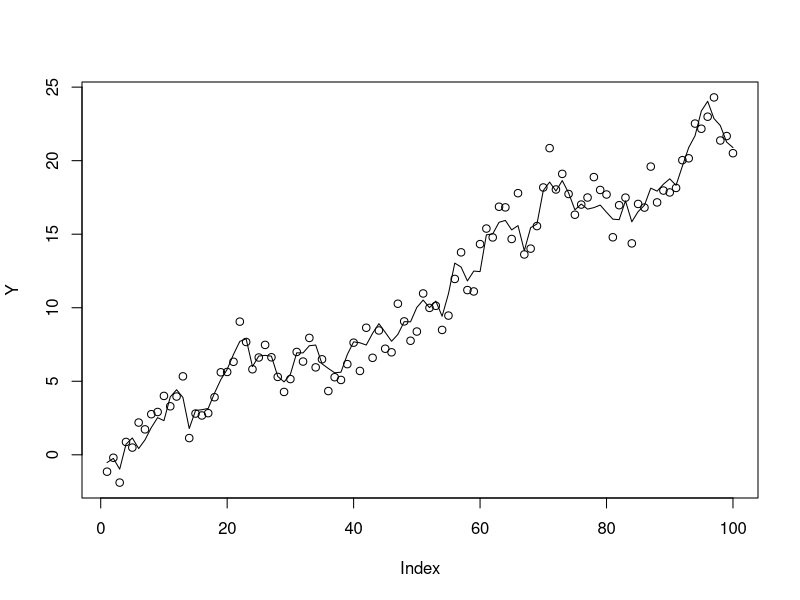
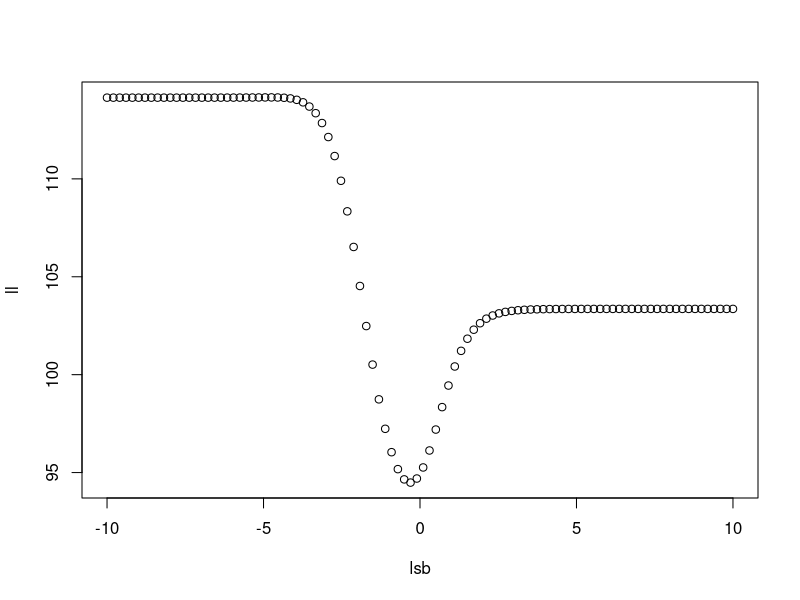
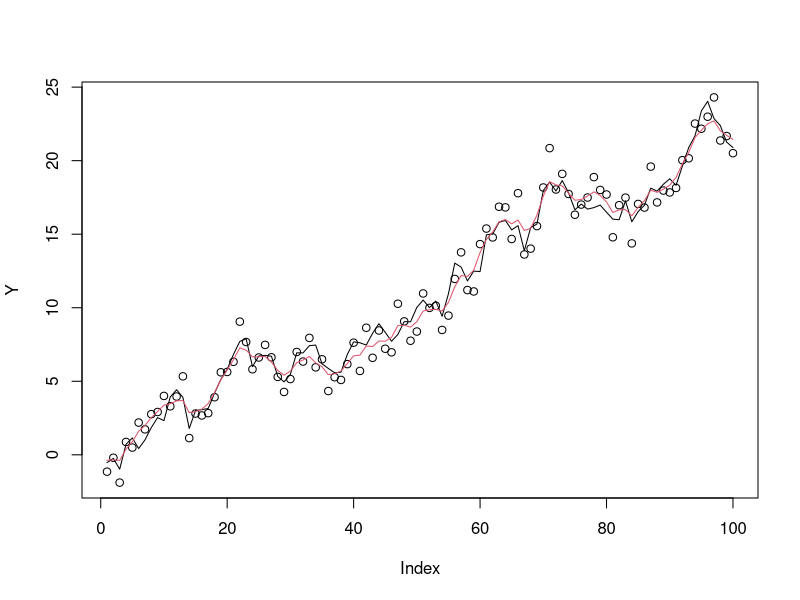

Reproduce these figures in R, in order.
## ---- chunk 1
set.seed(1)
n = 100
p = 100
s = 1
sb = 1
mu= .1

X = matrix(0,nrow=n,ncol=n)
for(i in 1:n){
  X[i:n,i] = 1 #1:(n-i+1)
}
btrue = mu+rnorm(n,sd=sb*s)
#X = scale(X)
#t(t(X)/sqrt(colSums(X^2)))

Y = X %*% btrue + rnorm(n)
plot(Y)
lines(X %*% btrue)

#X = matrix(rnorm(n*p),nrow=n,ncol=p)

X.svd = svd(X)

# fit the model X_j \sim  N(mu z_j,s^2(sb^2+shat^2_j))
# estimate sb (from which mle's of mu and s2 are easy)
# it is like ebnm with N(0,s^2 sb^2) prior and s^2 shat^2_j error
# but with s^2 unknown
# x is vector of observations
# shat is vector of corresponding standard errors (up to constant s)

# this is negative log-likelihood evaluated at mle for s,mu
# z is V't
# par is (log(sb),mu) which are both scalars

compute_w_mu_s2 = function(sb,x,shat,z){
  w = 1/(sb^2 + shat^2) # inverse variance weights
  mu = sum(w*z*x)/sum(z^2*w) # this is mle of mu
  s2 = mean(w*(x-mu*z)^2) #this is the mle of s2
  return(list(w=w,mu=mu,s2=s2))
}

neg_loglik = function(par,x,shat,z){
    sb= exp(par[1])
    aux = compute_w_mu_s2(sb,x,shat,z)
    var_x = aux$s2/aux$w
    return(0.5 *(sum(log(aux$s2/aux$w) + aux$w*(x-aux$mu*z)^2/aux$s2)))
}


TT = (t(X.svd$u) %*% Y)/X.svd$d # what i called T above
z = colSums(X.svd$v)
shat = 1/X.svd$d
lsb = seq(-10,10,length=100)
ll = rep(0,100)
for(i in 1:length(lsb)){
  ll[i] = neg_loglik(lsb[i],TT,shat,z)
}
plot(lsb,ll)

optim(par=0,fn=neg_loglik,x=TT,shat=shat,z=z)
optim(par=0,fn=neg_loglik,x=TT,shat=shat,z=z,method="Brent",lower=-5,upper=5)


# # this is wrong.. it is partial derivative with respect to sb, keeping s fixed
# # need to compute derivative properly.... 
# neg_loglik_grad = function(sb,x,xhat){
#   var_x_over_s = sb^2 + shat^2
#   s2 = mean(x^2/var_x_over_s) #this is the mle
#   var_x = s2 * var_x_over_s
#   return(0.5* sum(1/var_x_over_s - x^2/var_x))
# }
# neg_loglik_grad(0.1,xx,shat)
# eps=1e-5
# (log_lik(0.1,xx,shat) - log_lik(0.1-eps,xx,shat))/eps
# 
# 
# 
# 
# 
## ---- chunk 2
ebnm_normal_unknown_s = function(x,shat,z){
  fit = optim(par=0,fn=neg_loglik,x=x,shat=shat,z=z,method="Brent",lower=-5,upper=5)
  sb = exp(fit$par)
  aux = compute_w_mu_s2(sb,x,shat,z)
  return(list(sb=sb, s = sqrt(aux$s2), mu = aux$mu, loglik = -fit$value))  
}
fit = ebnm_normal_unknown_s(TT,shat,z)
## ---- chunk 3
shrink = fit$sb^2 * X.svd$d^2
shrink = shrink/(1+shrink)

post_mean = X.svd$v %*% (shrink*(TT-fit$mu*colSums(X.svd$v))) + fit$mu
plot(Y)
lines(X %*% btrue)
lines(X %*% post_mean,col=2)

## ---- chunk 4
